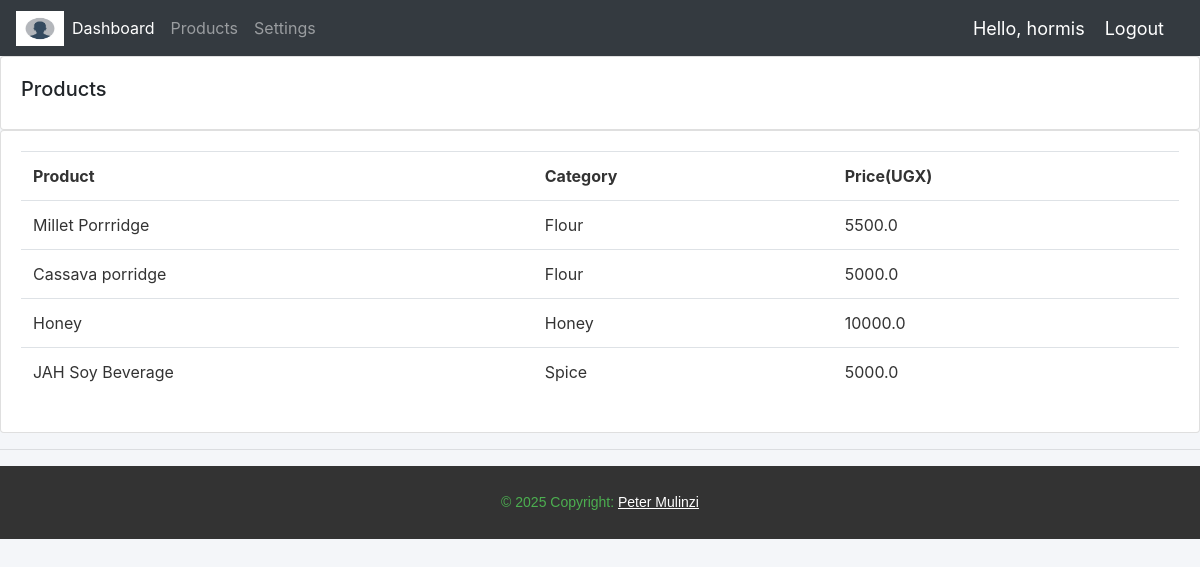
Screenshot of /products/ (signed in) with the database file from the repository.
### Jah_Accounts/models.py (models this page shows, shortened)
class Product(models.Model):
    CATEGORY = (
        ('Flour', 'Flour'),
        ('Honey', 'Honey'),
        ('Spice', 'Spice'),
    )
    name = models.CharField(max_length=200, null=True)
    price = models.FloatField(null=True)
    category = models.CharField(max_length=200, null=True, choices=CATEGORY)
    description = models.CharField(max_length=200, null = True, blank = True)
    date_created = models.DateTimeField(auto_now_add=True, null=True)

### Jah_Accounts/decorators.py (the view)
        def wrapper_func(request, *args, **kwargs):
            if request.user.groups.exists():
                user_groups = request.user.groups.values_list('name', flat = True)
                if any(group in allowed_roles for group in user_groups):
                    return view_func(request, *args, **kwargs)
            return HttpResponse('You are not allowed to view this page.')

### Jah_Accounts/views.py (called while the page is built)
@login_required(login_url='login')
@allowed_users(allowed_roles=['admin', 'customer'])
def products(request):
    products = Product.objects.all()
    return render(request, 'Jah_Accounts/Products.html', {'products': products})

### Jah_Accounts/templates/Jah_Accounts/Products.html
{% extends "Jah_Accounts/main.html" %}
{% block content %}
<div class="row">
    <div class="col-md">
        <div class="card card-body">
            <h5>Products</h5>
        </div>
        <div class="card card-body" style="background-color: #ffffff; color: #333333;">
            <table class="table">
                <tr>
                    <th>Product</th>
                    <th>Category</th>
                    <th>Price(UGX)</th>
                </tr>
                {% for i in products  %}
                    <tr>
                        <td>{{i.name}}</td>
                        <td>{{i.category}}</td>
                        <td>{{i.price}}</td>
                    </tr>
                {% endfor %}
            </table>
        </div>
    </div>
</div>
{% endblock %}

### Jah_Accounts/templates/Jah_Accounts/navbar.html (shortened to what this page needs)
{% load static %}
<nav class="navbar navbar-expand-lg navbar-dark bg-dark">
    <img src="/static/images/avi.jpg" alt="" width="48" height="35">
    <div class="collapse navbar-collapse" id="navbarNavAltMarkup">
      <div class="navbar-nav">
        {% if request.user.is_staff %}
        <a class="nav-item nav-link active" href="{% url 'home' %}">Dashboard</a>
        <a class="nav-item nav-link" href="{% url 'products' %}">Products</a>
        {% endif %}
        <a class="nav-link" href="{% url 'account' %}">Settings</a>
      </div>
    </div>
    <span class="hello-msg">Hello, {{request.user}}</span>
    <span><a class="hello-msg" href="{% url 'logout' %}">Logout</a></span>
  </nav>

### static/css/main.css (style rules this page uses)
body { background-color: #f4f6f9; }

### Jah_Accounts/templates/Jah_Accounts/navbar.html (style rules this page uses)
.hello-msg { font-size: 18px; color: #fff; margin-right: 20px; }

### rows the page displays
Product: name "Millet Porrridge", category "Flour", price "5500.0"
Product: name "Cassava porridge", category "Flour", price "5000.0"
Product: name "Honey", category "Honey", price "10000.0"
Product: name "JAH Soy Beverage", category "Spice", price "5000.0"

### other values shown
{{ request.user }} "hormis"
